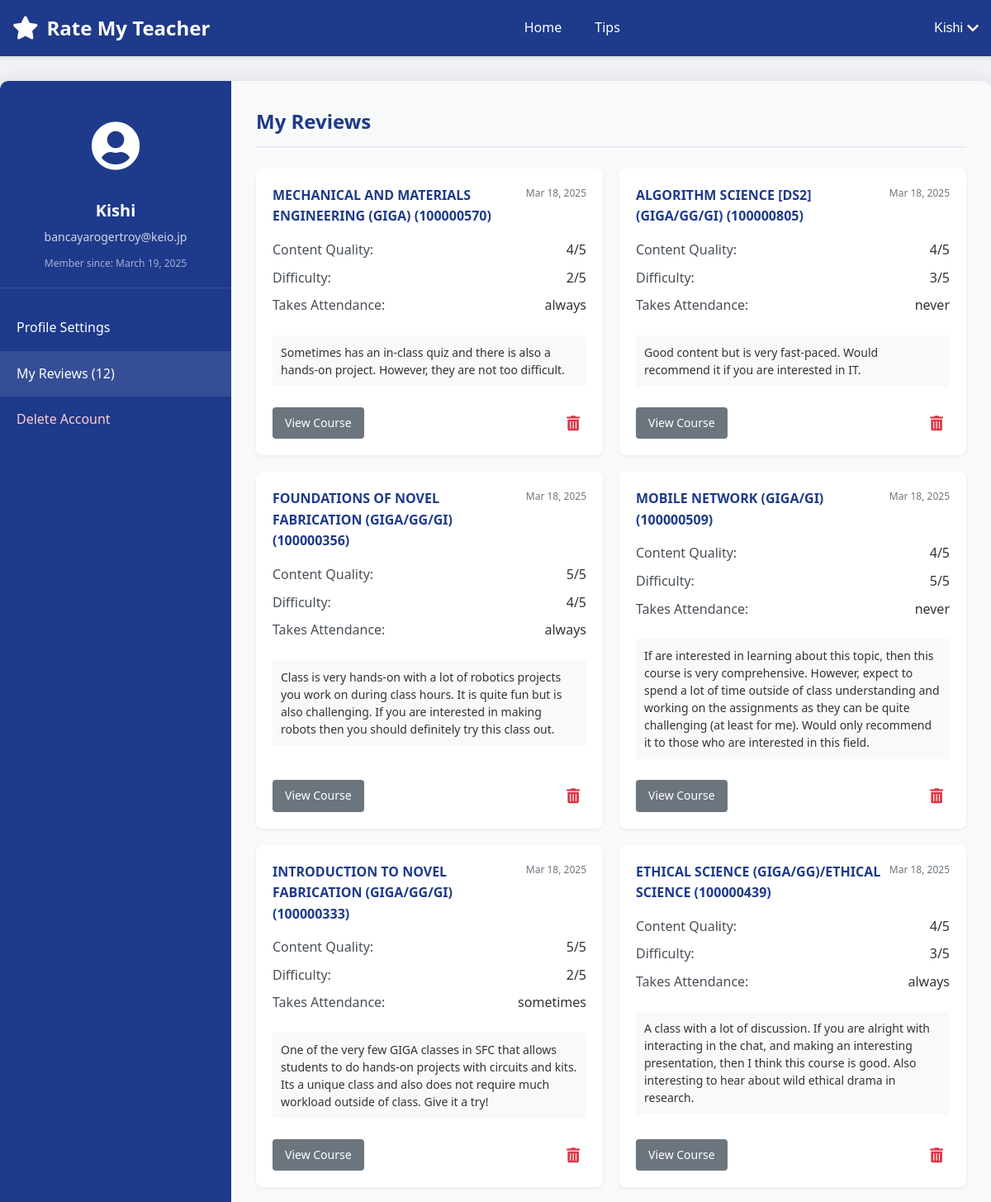
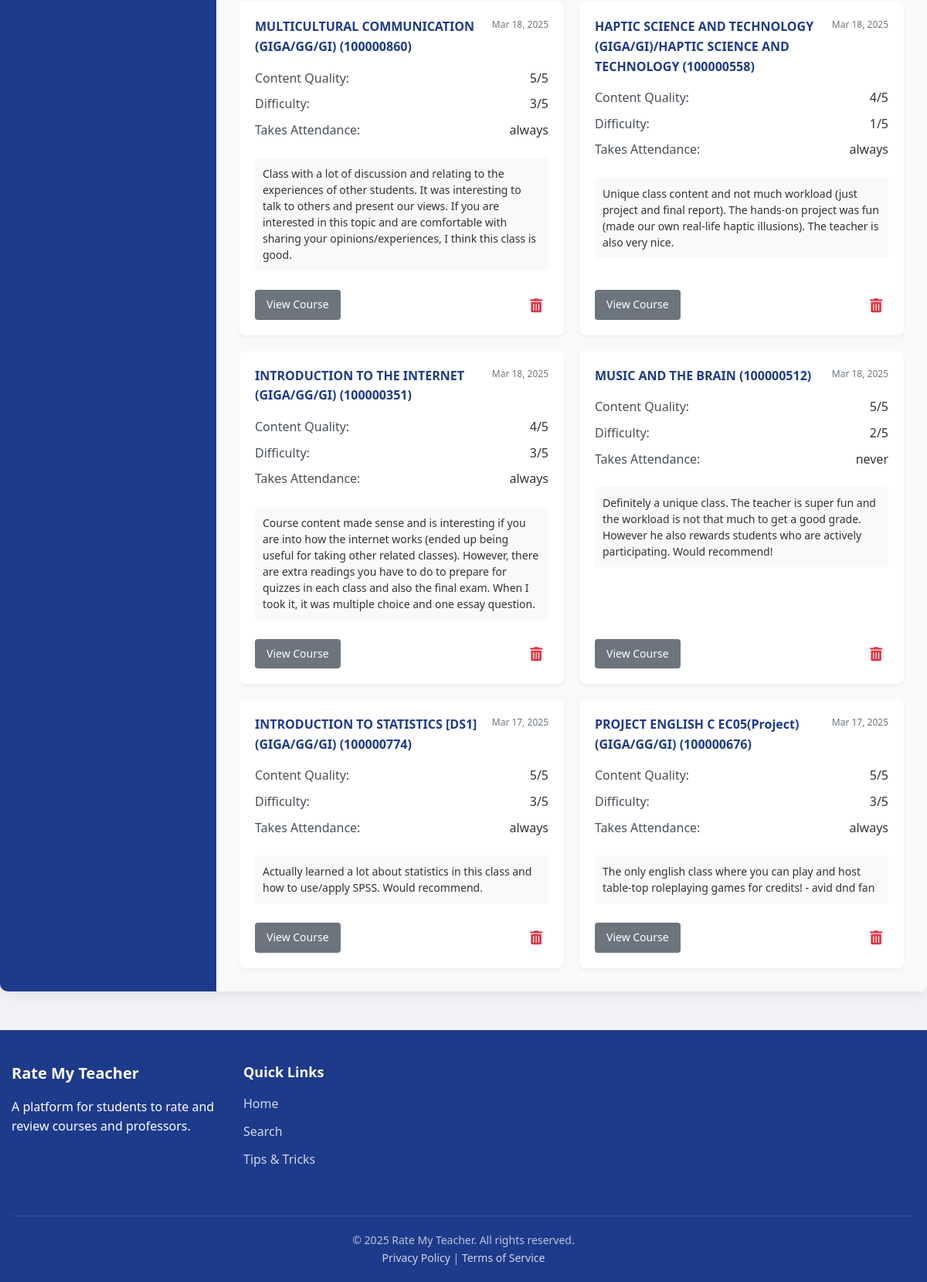
The app's page /account-section.php (signed in) with its own data (2 pictures, top to bottom).
### tables this page shows
CREATE TABLE users (
        id INTEGER PRIMARY KEY AUTOINCREMENT,
        username TEXT NOT NULL UNIQUE,
        email TEXT NOT NULL UNIQUE,
        password TEXT NOT NULL,
        created_at TIMESTAMP DEFAULT CURRENT_TIMESTAMP,
        is_verified INTEGER DEFAULT 0,
        verification_token TEXT DEFAULT NULL,
        token_expiry TIMESTAMP DEFAULT NULL
    );

CREATE TABLE ratings (
        id INTEGER PRIMARY KEY AUTOINCREMENT,
        user_id INTEGER NOT NULL,
        professor_id INTEGER NOT NULL,
        course_id INTEGER NOT NULL,
        rating REAL NOT NULL,
        content_rating INTEGER,
        difficulty_rating INTEGER,
        grade TEXT,
        textbook TEXT,
        attendance_check TEXT,
        first_half TEXT,
        second_half TEXT,
        comment TEXT,
        created_at TIMESTAMP DEFAULT CURRENT_TIMESTAMP, is_anonymous INTEGER DEFAULT 0,
        FOREIGN KEY (user_id) REFERENCES users(id) ON DELETE CASCADE,
        FOREIGN KEY (professor_id) REFERENCES professors(id) ON DELETE CASCADE,
        FOREIGN KEY (course_id) REFERENCES courses(id) ON DELETE CASCADE
    );

CREATE TABLE courses (
        id INTEGER PRIMARY KEY AUTOINCREMENT,
        name TEXT NOT NULL,
        course_code TEXT,
        description TEXT,
        professor_id INTEGER,
        semester TEXT,
        avg_content_quality REAL DEFAULT 0,
        avg_difficulty REAL DEFAULT 0,
        overall_rating REAL DEFAULT 0,
        review_count INTEGER DEFAULT 0,
        FOREIGN KEY (professor_id) REFERENCES professors(id) ON DELETE SET NULL
    );

### account-section.php (the view, shortened to what this page needs)
<?php
require_once __DIR__ . "/config.php";
$username = $_SESSION["username"];
$email = $_SESSION["email"];
$user_id = $_SESSION["id"];
$reviews_count = 0;
$reviews = [];
try {
    $columns_sql = "PRAGMA table_info(ratings)";
    $columns_result = $conn->query($columns_sql);
    $has_comments_field = false;
    $has_comment_field = false;
    while ($column = $columns_result->fetchArray(SQLITE3_ASSOC)) {
        if ($column['name'] === 'comment') {
            $has_comment_field = true;
        }
    }
    $course_columns_sql = "PRAGMA table_info(courses)";
    $course_columns_result = $conn->query($course_columns_sql);
    $course_name_field = 'name';
    $course_code_field = 'course_code';
    while ($column = $course_columns_result->fetchArray(SQLITE3_ASSOC)) {
        if ($column['name'] === 'name') {
            $course_name_field = 'name';
        }
    }
    $comment_field = $has_comments_field ? 'r.comments' : ($has_comment_field ? 'r.comment' : 'NULL');
    $review_sql = "SELECT r.*,
                  c.$course_name_field AS course_name,
                  c.$course_code_field AS course_code,
                  $comment_field AS review_text
                  FROM ratings r
                  JOIN courses c ON r.course_id = c.id
                  WHERE r.user_id = :user_id
                  ORDER BY r.created_at DESC";
    $review_stmt = $conn->prepare($review_sql);
    $review_stmt->bindValue(':user_id', $user_id, SQLITE3_INTEGER);
    $result = $review_stmt->execute();
    while ($row = $result->fetchArray(SQLITE3_ASSOC)) {
        if ($has_comments_field) {
            $row['comments'] = $row['comments'] ?? '';
        } elseif ($has_comment_field) {
            $row['comments'] = $row['comment'] ?? '';
        } else {
            $row['comments'] = '';
        }
        $row['content_quality'] = $row['content_quality'] ?? ($row['content_rating'] ?? 3);
        $row['difficulty'] = $row['difficulty'] ?? ($row['difficulty_rating'] ?? 3);
        $row['takes_attendance'] = $row['attendance_check'] ?? 'Unknown';
        $reviews[] = $row;
        $reviews_count++;
    }
} catch (Exception $e) {
    error_log("Error fetching reviews: " . $e->getMessage());
}
$join_date = "";
try {
    $date_sql = "SELECT created_at FROM users WHERE id = :user_id";
    $date_stmt = $conn->prepare($date_sql);
    $date_stmt->bindValue(':user_id', $user_id, SQLITE3_INTEGER);
    $result = $date_stmt->execute();
    if ($row = $result->fetchArray(SQLITE3_ASSOC)) {
        $join_date = date("F j, Y", strtotime($row["created_at"]));
    }
} catch (Exception $e) {
    $join_date = "Unknown";
}
include_once "header.php";
?>
<div class="account-page-container">
    <div class="account-sidebar">
        <div class="user-profile">
            <div class="profile-avatar">
                <i class="fas fa-user-circle"></i>
            </div>
            <h3><?php echo htmlspecialchars($username); ?></h3>
            <p class="user-email"><?php echo htmlspecialchars($email); ?></p>
            <p class="join-date">Member since: <?php echo $join_date; ?></p>
        </div>
        <ul class="sidebar-nav">
            <li><a href="#profile-settings" data-section="profile-settings">Profile Settings</a></li>
            <li class="active"><a href="#my-reviews" data-section="my-reviews">My Reviews (<?php echo $reviews_count; ?>)</a></li>
            <li class="danger-item"><a href="#delete-account" data-section="delete-account">Delete Account</a></li>
        </ul>
    </div>
    <div class="account-content">
        <div id="my-reviews" class="account-section active">
            <h2>My Reviews</h2>
            <?php if (count($reviews) > 0): ?>
                <div class="reviews-list">
                <?php foreach ($reviews as $review): ?>
                    <div class="review-card">
                        <div class="review-header">
                            <h3><?php echo htmlspecialchars($review["course_name"]); ?> (<?php echo htmlspecialchars($review["course_code"]); ?>)</h3>
                            <span class="review-date"><?php echo date("M j, Y", strtotime($review["created_at"])); ?></span>
                        </div>
                        <div class="review-ratings">
                            <div class="rating-item">
                                <span class="rating-label">Content Quality:</span>
                                <span class="rating-value"><?php echo $review["content_quality"]; ?>/5</span>
                            </div>
                            <div class="rating-item">
                                <span class="rating-label">Difficulty:</span>
                                <span class="rating-value"><?php echo $review["difficulty"]; ?>/5</span>
                            </div>
                            <?php if (isset($review["takes_attendance"])): ?>
                            <div class="rating-item">
                                <span class="rating-label">Takes Attendance:</span>
                                <span class="rating-value"><?php echo htmlspecialchars($review["takes_attendance"]); ?></span>
                            </div>
                            <?php endif; ?>
                        </div>
                        <?php
                        $reviewText = '';
                        if (!empty($review["comments"])) {
                            $reviewText = $review["comments"];
                        } elseif (!empty($review["comment"])) {
                            $reviewText = $review["comment"];
                        } elseif (!empty($review["review_text"])) {
                            $reviewText = $review["review_text"];
                        }
                        if (!empty($reviewText)):
                        ?>
                            <div class="review-comment">
                                <p><?php echo htmlspecialchars($reviewText); ?></p>
                            </div>
                        <?php endif; ?>
                        <div class="review-actions">
                            <a href="course.php?course=<?php echo urlencode($review["course_name"]); ?>&professor=<?php echo isset($review["professor_name"]) ? urlencode($review["professor_name"]) : ''; ?>" class="btn-secondary">View Course</a>
                            <button type="button" class="delete-review" data-review-id="<?php echo isset($review["id"]) ? $review["id"] : ''; ?>">
                                <i class="fas fa-trash-alt"></i>
                            </button>
                        </div>
                    </div>
                <?php endforeach; ?>
                </div>
            <?php endif; ?>
        </div>
    </div>
</div>
<?php
include_once __DIR__ . "/footer.php";
?>

### header.php (style rules this page uses)
* { margin: 0; padding: 0; box-sizing: border-box; }
body { font-family: 'Segoe UI', Tahoma, Geneva, Verdana, sans-serif; line-height: 1.6; color: #333; background-color: #f0f2f5; }

### account-section.php (style rules this page uses)
.account-page-container { display: flex; max-width: 1200px; margin: 30px auto; background-color: #fff; border-radius: 10px; box-shadow: 0 0 20px rgba(0, 0, 0, 0.1); overflow: hidden; height: auto; }
.account-sidebar { width: 280px; background-color: #1e3a8a; color: #fff; padding: 30px 0; }
.user-profile { padding: 0 20px 20px; text-align: center; border-bottom: 1px solid rgba(255, 255, 255, 0.1); }
.profile-avatar { font-size: 60px; margin-bottom: 15px; }
.user-profile h3 { margin: 0 0 5px; font-size: 20px; }
.user-email { margin: 0 0 10px; font-size: 14px; opacity: 0.8; }
.join-date { font-size: 12px; opacity: 0.6; }
.sidebar-nav { list-style: none; padding: 0; margin: 20px 0 0 0; }
.sidebar-nav li { padding: 0; margin: 0; }
.sidebar-nav li a { display: block; padding: 15px 20px; color: #fff; text-decoration: none; transition: background-color 0.2s; }
.sidebar-nav li a:hover, .sidebar-nav li.active a { background-color: rgba(255, 255, 255, 0.1); }
.sidebar-nav li.danger-item a { color: #ffcccc; }
.account-content { flex: 1; padding: 30px; background-color: #f8f9fa; overflow-y: auto; max-width: calc(100% - 280px); }
.account-section { display: none; }
.account-section.active { display: block; }
.account-section h2 { color: #1e3a8a; margin-top: 0; margin-bottom: 25px; padding-bottom: 10px; border-bottom: 2px solid #e9ecef; }
.btn-secondary { background-color: #6c757d; color: white; padding: 8px 15px; border: none; border-radius: 4px; cursor: pointer; font-size: 14px; transition: background-color 0.2s; text-decoration: none; display: inline-block; }
.reviews-list { display: grid; grid-template-columns: repeat(auto-fit, minmax(300px, 1fr)); gap: 20px; width: 100%; }
.review-card { background-color: #fff; border-radius: 8px; padding: 20px; box-shadow: 0 2px 4px rgba(0, 0, 0, 0.05); display: flex; flex-direction: column; height: auto; overflow: hidden; box-sizing: border-box; }
.review-header { display: flex; justify-content: space-between; align-items: flex-start; margin-bottom: 15px; width: 100%; }
.review-header h3 { margin: 0; font-size: 16px; color: #1e3a8a; flex: 1; padding-right: 10px; }
.review-date { font-size: 12px; color: #6c757d; white-space: nowrap; }
.review-ratings { margin-bottom: 15px; width: 100%; }
.rating-item { display: flex; justify-content: space-between; margin-bottom: 8px; }
.rating-label { font-weight: 500; color: #495057; }
.review-comment { padding: 10px; background-color: #f8f9fa; border-radius: 4px; margin-bottom: 15px; width: 100%; box-sizing: border-box; }
.review-comment p { margin: 0; font-size: 14px; line-height: 1.5; }
.review-actions { display: flex; justify-content: space-between; align-items: center; margin-top: auto; padding-top: 10px; width: 100%; }
.delete-review { background: none; border: none; color: #dc3545; font-size: 18px; cursor: pointer; padding: 8px; border-radius: 50%; transition: all 0.2s; display: flex; align-items: center; justify-content: center; }

### records on screen
users: created_at "March 19, 2025"
ratings: course.name "MECHANICAL AND MATERIALS ENGINEERING (GIGA)", course.course_code "100000570", created_at "Mar 18, 2025", content_quality "4", difficulty_rating "2", attendance_check "always", reviewText "Sometimes has an in-class quiz and there is also a hands-on project. However, they are not too difficult."
ratings: course.name "ALGORITHM SCIENCE [DS2](GIGA/GG/GI)", course.course_code "100000805", created_at "Mar 18, 2025", content_rating "4", difficulty_rating "3", attendance_check "never", reviewText "Good content but is very fast-paced. Would recommend it if you are interested in IT."
ratings: course.name "FOUNDATIONS OF NOVEL FABRICATION (GIGA/GG/GI)", course.course_code "100000356", created_at "Mar 18, 2025", content_rating "5", difficulty_rating "4", attendance_check "always", reviewText "Class is very hands-on with a lot of robotics projects you work on during class hours. It is quite fun but is also challenging. If you are interested in making robots then you should definitely try this class out."
ratings: course.name "MOBILE NETWORK (GIGA/GI)", course.course_code "100000509", created_at "Mar 18, 2025", content_rating "4", difficulty_rating "5", attendance_check "never", reviewText "If are interested in learning about this topic, then this course is very comprehensive. However, expect to spend a lot of time outside of class understanding and working on the assignments as they can be quite challenging (at least for me). Would only recommend it to those who are interested in this field."
ratings: course.name "INTRODUCTION TO NOVEL FABRICATION (GIGA/GG/GI)", course.course_code "100000333", created_at "Mar 18, 2025", content_rating "5", difficulty_rating "2", attendance_check "sometimes", reviewText "One of the very few GIGA classes in SFC that allows students to do hands-on projects with circuits and kits. Its a unique class and also does not require much workload outside of class. Give it a try!"
ratings: course.name "ETHICAL SCIENCE (GIGA/GG)/ETHICAL SCIENCE", course.course_code "100000439", created_at "Mar 18, 2025", content_rating "4", difficulty_rating "3", attendance_check "always", reviewText "A class with a lot of discussion. If you are alright with interacting in the chat, and making an interesting presentation, then I think this course is good. Also interesting to hear about wild ethical drama in research."
ratings: course.name "MULTICULTURAL COMMUNICATION (GIGA/GG/GI)", course.course_code "100000860", created_at "Mar 18, 2025", content_rating "5", difficulty_rating "3", attendance_check "always", reviewText "Class with a lot of discussion and relating to the experiences of other students. It was interesting to talk to others and present our views. If you are interested in this topic and are comfortable with sharing your opinions/experiences, I think this class is good."
ratings: course.name "HAPTIC SCIENCE AND TECHNOLOGY (GIGA/GI)/HAPTIC SCIENCE AND TECHNOLOGY", course.course_code "100000558", created_at "Mar 18, 2025", content_rating "4", difficulty_rating "1", attendance_check "always", reviewText "Unique class content and not much workload (just project and final report). The hands-on project was fun (made our own real-life haptic illusions). The teacher is also very nice."
ratings: course.name "INTRODUCTION TO THE INTERNET (GIGA/GG/GI)", course.course_code "100000351", created_at "Mar 18, 2025", content_rating "4", difficulty_rating "3", attendance_check "always", reviewText "Course content made sense and is interesting if you are into how the internet works (ended up being useful for taking other related classes). However, there are extra readings you have to do to prepare for quizzes in each class and also the final exam. When I took it, it was multiple choice and one essay question."
ratings: course.name "MUSIC AND THE BRAIN", course.course_code "100000512", created_at "Mar 18, 2025", content_rating "5", difficulty_rating "2", attendance_check "never", reviewText "Definitely a unique class. The teacher is super fun and the workload is not that much to get a good grade. However he also rewards students who are actively participating. Would recommend!"
ratings: course.name "INTRODUCTION TO STATISTICS [DS1](GIGA/GG/GI)", course.course_code "100000774", created_at "Mar 17, 2025", content_rating "5", difficulty_rating "3", attendance_check "always", reviewText "Actually learned a lot about statistics in this class and how to use/apply SPSS. Would recommend."
ratings: course.name "PROJECT ENGLISH C EC05(Project)(GIGA/GG/GI)", course.course_code "100000676", created_at "Mar 17, 2025", content_rating "5", difficulty_rating "3", attendance_check "always", reviewText "The only english class where you can play and host table-top roleplaying games for credits! - avid dnd fan"

### other values on screen
$_SESSION["username"] "Kishi"
$username "Kishi"
$email "bancayarogertroy@keio.jp"
$reviews_count "12"
